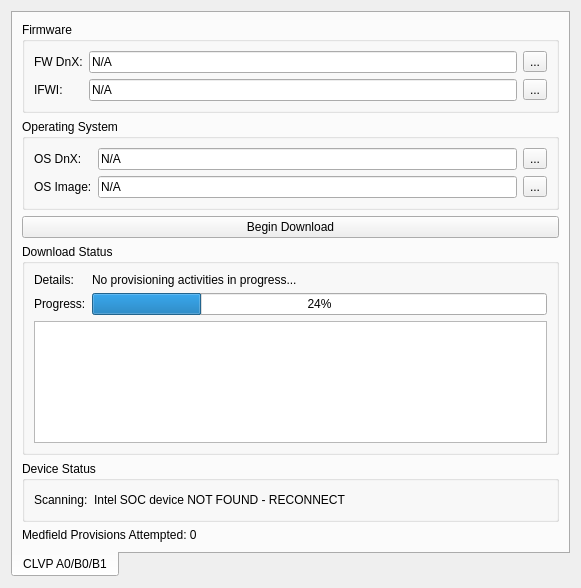
<?xml version="1.0" encoding="UTF-8"?>
<ui version="4.0">
 <class>XfstkDldrPluginUserInterface</class>
 <widget class="QWidget" name="XfstkDldrPluginUserInterface">
  <property name="geometry">
   <rect>
    <x>0</x>
    <y>0</y>
    <width>581</width>
    <height>588</height>
   </rect>
  </property>
  <property name="windowTitle">
   <string>Form</string>
  </property>
  <layout class="QGridLayout" name="gridLayout_2">
   <item row="0" column="0">
    <layout class="QGridLayout" name="gridLayout">
     <item row="0" column="0">
      <widget class="QTabWidget" name="UserInterface">
       <property name="tabPosition">
        <enum>QTabWidget::South</enum>
       </property>
       <property name="currentIndex">
        <number>0</number>
       </property>
       <widget class="QWidget" name="tab">
        <attribute name="title">
         <string>CLVP A0/B0/B1</string>
        </attribute>
        <layout class="QGridLayout" name="gridLayout_4">
         <item row="0" column="0">
          <widget class="QGroupBox" name="groupBox">
           <property name="title">
            <string>Firmware</string>
           </property>
           <layout class="QGridLayout" name="gridLayout_5">
            <item row="0" column="0">
             <layout class="QGridLayout" name="gridLayout_3">
              <item row="0" column="0">
               <widget class="QLabel" name="label">
                <property name="text">
                 <string>FW DnX:</string>
                </property>
               </widget>
              </item>
              <item row="1" column="0">
               <widget class="QLabel" name="label_2">
                <property name="text">
                 <string>IFWI:</string>
                </property>
               </widget>
              </item>
              <item row="0" column="1">
               <widget class="QLineEdit" name="FWDnXBin">
                <property name="text">
                 <string>N/A</string>
                </property>
               </widget>
              </item>
              <item row="1" column="1">
               <widget class="QLineEdit" name="IFWIBin">
                <property name="text">
                 <string>N/A</string>
                </property>
               </widget>
              </item>
              <item row="0" column="2">
               <widget class="QToolButton" name="BrowseFWDnXBin">
                <property name="text">
                 <string>...</string>
                </property>
               </widget>
              </item>
              <item row="1" column="2">
               <widget class="QToolButton" name="BrowseIFWIBin">
                <property name="text">
                 <string>...</string>
                </property>
               </widget>
              </item>
             </layout>
            </item>
           </layout>
          </widget>
         </item>
         <item row="1" column="0">
          <widget class="QGroupBox" name="groupBox_2">
           <property name="title">
            <string>Operating System</string>
           </property>
           <layout class="QGridLayout" name="gridLayout_7">
            <item row="0" column="0">
             <layout class="QGridLayout" name="gridLayout_6">
              <item row="0" column="0">
               <widget class="QLabel" name="label_3">
                <property name="text">
                 <string>OS DnX:</string>
                </property>
               </widget>
              </item>
              <item row="1" column="0">
               <widget class="QLabel" name="label_4">
                <property name="text">
                 <string>OS Image:</string>
                </property>
               </widget>
              </item>
              <item row="0" column="1">
               <widget class="QLineEdit" name="OSDnXBin">
                <property name="text">
                 <string>N/A</string>
                </property>
               </widget>
              </item>
              <item row="1" column="1">
               <widget class="QLineEdit" name="OSImageBin">
                <property name="text">
                 <string>N/A</string>
                </property>
               </widget>
              </item>
              <item row="0" column="2">
               <widget class="QToolButton" name="BrowseOSDnXBin">
                <property name="text">
                 <string>...</string>
                </property>
               </widget>
              </item>
              <item row="1" column="2">
               <widget class="QToolButton" name="BrowseOSImageBin">
                <property name="text">
                 <string>...</string>
                </property>
               </widget>
              </item>
             </layout>
            </item>
           </layout>
          </widget>
         </item>
         <item row="2" column="0">
          <widget class="QPushButton" name="BeginDownload">
           <property name="text">
            <string>Begin Download</string>
           </property>
          </widget>
         </item>
         <item row="3" column="0">
          <widget class="QGroupBox" name="groupBox_3">
           <property name="title">
            <string>Download Status</string>
           </property>
           <layout class="QGridLayout" name="gridLayout_9">
            <item row="0" column="0">
             <layout class="QGridLayout" name="gridLayout_8">
              <item row="0" column="0">
               <widget class="QLabel" name="label_5">
                <property name="text">
                 <string>Details:</string>
                </property>
               </widget>
              </item>
              <item row="1" column="0">
               <widget class="QLabel" name="label_6">
                <property name="text">
                 <string>Progress:</string>
                </property>
               </widget>
              </item>
              <item row="0" column="1">
               <widget class="QLabel" name="DownloadDetails">
                <property name="text">
                 <string>No provisioning activities in progress...</string>
                </property>
               </widget>
              </item>
              <item row="1" column="1">
               <widget class="QProgressBar" name="DownloadProgress">
                <property name="value">
                 <number>24</number>
                </property>
               </widget>
              </item>
             </layout>
            </item>
            <item row="1" column="0">
             <widget class="QListWidget" name="StatusLog">
              <property name="horizontalScrollBarPolicy">
               <enum>Qt::ScrollBarAlwaysOff</enum>
              </property>
              <property name="selectionMode">
               <enum>QAbstractItemView::SingleSelection</enum>
              </property>
             </widget>
            </item>
           </layout>
          </widget>
         </item>
         <item row="4" column="0">
          <widget class="QGroupBox" name="groupBox_4">
           <property name="title">
            <string>Device Status</string>
           </property>
           <layout class="QGridLayout" name="gridLayout_11">
            <item row="0" column="0">
             <layout class="QGridLayout" name="gridLayout_10">
              <item row="0" column="0">
               <widget class="QLabel" name="label_7">
                <property name="text">
                 <string>Scanning:</string>
                </property>
               </widget>
              </item>
              <item row="0" column="1">
               <widget class="QLabel" name="DeviceStatus">
                <property name="text">
                 <string>Intel SOC device NOT FOUND - RECONNECT</string>
                </property>
               </widget>
              </item>
              <item row="0" column="2">
               <spacer name="horizontalSpacer">
                <property name="orientation">
                 <enum>Qt::Horizontal</enum>
                </property>
                <property name="sizeHint" stdset="0">
                 <size>
                  <width>40</width>
                  <height>20</height>
                 </size>
                </property>
               </spacer>
              </item>
             </layout>
            </item>
           </layout>
          </widget>
         </item>
         <item row="5" column="0">
          <widget class="QLabel" name="ProvisionCount">
           <property name="text">
            <string>Medfield Provisions Attempted: 0</string>
           </property>
          </widget>
         </item>
        </layout>
       </widget>
      </widget>
     </item>
    </layout>
   </item>
  </layout>
 </widget>
 <resources/>
 <connections/>
</ui>
